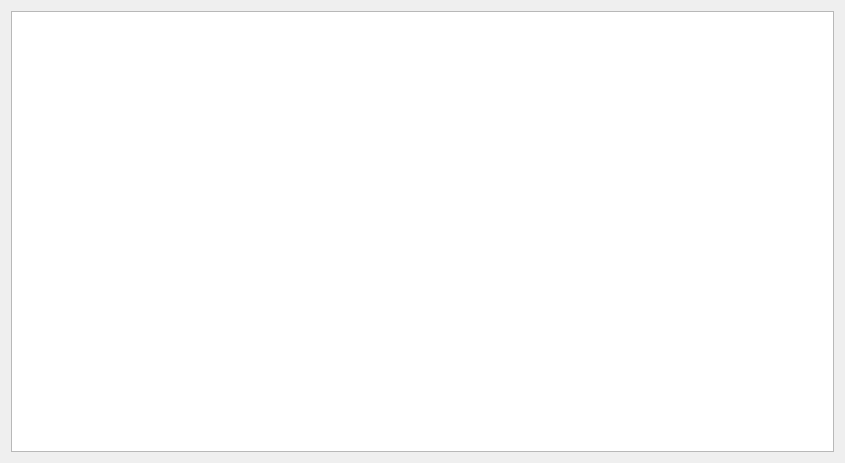
<?xml version="1.0" encoding="UTF-8"?>
<ui version="4.0">
 <class>textViewer</class>
 <widget class="QDialog" name="textViewer">
  <property name="geometry">
   <rect>
    <x>0</x>
    <y>0</y>
    <width>845</width>
    <height>463</height>
   </rect>
  </property>
  <property name="windowTitle">
   <string>Dialog</string>
  </property>
  <property name="toolTip">
   <string/>
  </property>
  <layout class="QGridLayout" name="gridLayout">
   <item row="0" column="0">
    <widget class="QTextEdit" name="textEdit"/>
   </item>
  </layout>
 </widget>
 <resources/>
 <connections/>
</ui>
